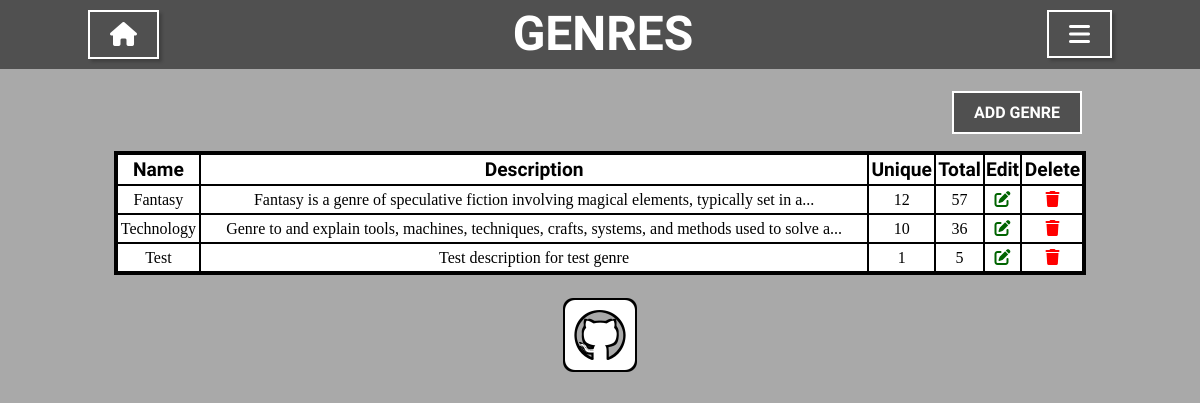
Page /genres/ on the earlier database version.
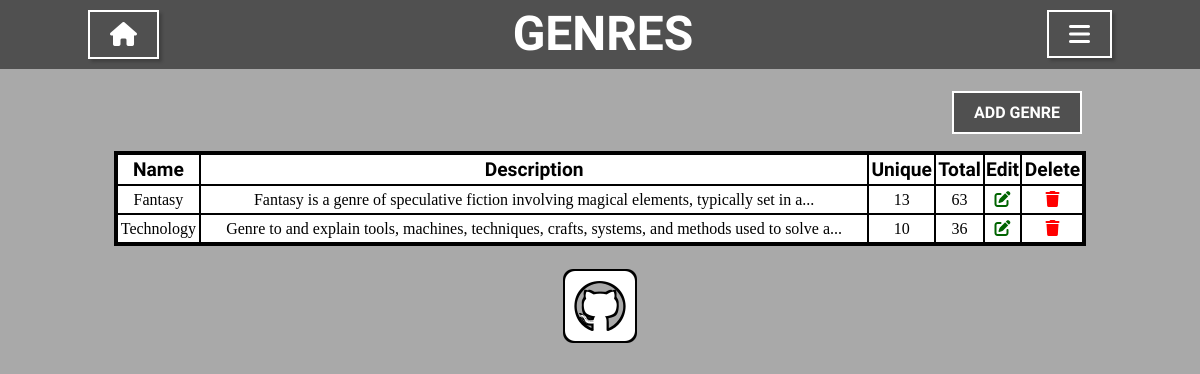
Same page on the later database version.
### library_app/models/genre.py (models this page shows, shortened)
class Genre(db.Model):
    id = db.Column(db.Integer, primary_key=True)
    name = db.Column(db.String(20), unique=True, nullable=False)
    description = db.Column(db.String(255), nullable=False)
    books = db.relationship('Book', cascade="all,delete",
                            backref='genre', lazy=True)
    def to_dict(self):
        return {
            'name': self.name,
            'description': self.description,
            'unique_books': len(self.books),
            'total_copies': sum([book.copies for book in self.books])
        }

### library_app/views/genres.py (the view)
@genres.route('/')
def genres_page():
    title = 'Genres'
    genres_list = genre_service.get_all_genres()
    if genres_list == 'Error':
        genres_list = None
    return render_template('genres.html', genres_list=genres_list, title=title)

### library_app/service/genre_service.py (called while the page is built)
def get_all_genres():
    genres = Genre.query.all()
    if genres:
        return [genre.to_dict() for genre in genres]
    return 'Error'

### library_app/templates/genres.html
{% extends 'base.html' %}
{% block content %}
        <div class="controls">
            <div class="form_buttons">
                <a href="{{ url_for('genres.add_genre') }}" class="button">Add Genre</a>
            </div>
        </div>
        {% if genres_list %}
            <table>
                <tr>
                    <th>Name</th>
                    <th>Description</th>
                    <th>Unique</th>
                    <th>Total</th>
                    <th>Edit</th>
                    <th>Delete</th>
                </tr>
                {% for genre in genres_list %}
                <tr>
                    <td>{{ genre.name | title }}</td>
                    <td>{{ genre.description | truncate(length=100, end='...')}}</td>
                    <td>{{ genre.unique_books }}</td>
                    <td>{{ genre.total_copies }}</td>
                    <td><a href="{{ url_for('genres.update_genre', genre_name=genre.name) }}"><i style="color: darkgreen" class="fas fa-edit"></i></a></td>
                    <td><a href="{{ url_for('genres.delete_genre', genre_name=genre.name) }}"><i style="color: red" class="fas fa-trash"></i></a></td>
                </tr>
                {% endfor %}
            </table>
        {% endif %}
{% endblock %}

### library_app/templates/base.html (shortened to what this page needs)
<!doctype html>
<html lang="en">
<head>
    <link rel="stylesheet" type="text/css" href="{{ url_for('static', filename='css/css-reset.css') }}">
    <link rel="stylesheet" type="text/css" href="{{ url_for('static', filename='css/styles.css') }}">
</head>
<body>
    <div class="container">
        <header>
            <div class="nav_bar">
                <a href="{{ url_for('index.index_page') }}" class="nav_bar_button"><i class="fas fa-home"></i></a>
                {% if title %}
                    <h1>{{ title }}</h1>
                {% else %}
                    <h1>Library App</h1>
                {% endif %}
                <div class="dropdown_menu">
                    <i class="fas fa-bars nav_bar_button"></i>
                </div>
            </div>
        </header>
        <main>
            {% block content %}
            {% endblock %}
        </main>
        <footer>
            <a href="https://github.com/lordwerneo/epam-library"><i class="fab fa-github-square icon"></i></a>
        </footer>
    </div>
</body>

### library_app/static/css/styles.css (style rules this page uses)
body { background-color: darkgrey; background-repeat: no-repeat; background-position: center top; }
a { color: white; text-decoration: none; font-family: 'Source Sans Pro', sans-serif; font-weight: 700; }
header div a i { color: white; }
h1 { color: white; font-family: 'Source Sans Pro', sans-serif; font-weight: 700; font-size: 3rem; }
header { width: 100%; background-color: #505050; position: fixed; }
.nav_bar { max-width: 1024px; display: flex; margin: 10px auto; justify-content: space-between; }
.nav_bar h1 { text-transform: uppercase; }
.nav_bar_button { color: white; font-size: 1.5rem; border: solid 2px white; text-transform: uppercase; padding: 10px 20px; box-shadow: 3px 3px 3px rgba(0, 0, 0, 0.2); }
.dropdown_menu { position: relative; display: inline-block; }
main { max-width: 1024px; padding-top: 90px; margin: 0 auto; text-align: center; }
a i { color: black; }
.controls { display: flex; justify-content: flex-end; padding-bottom: 30px; }
.form_buttons { padding-top: 15px; padding-right: 30px; }
.button { background-color: #505050; padding: 10px 20px; border: 2px solid white; text-transform: uppercase; }
table { background-color: white; border-collapse: collapse; border: 4px solid black; table-layout: auto; width: 95%; margin: 0 auto; }
th { font-family: 'Source Sans Pro', sans-serif; font-weight: 700; font-size: 1.2rem; }
td { font-family: "Times New Roman", Times, serif; font-size: 1rem; }
td a { color: black; font-family: "Times New Roman", Times, serif; font-weight: 300; font-size: 1rem; }
th,td { border: 2px solid black; padding: 5px 0; }
footer { max-width: 1024px; margin: 0 auto; text-align: center; }
.icon { margin-top: 20px; font-size: 5rem; color: white; text-shadow: -2px -2px 0 #000, 2px -2px 0 #000, -2px 2px 0 #000, 2px 2px 0 #000; }

Differences in the rows shown:
removed Genre: name "Test", description "Test description for test genre", unique_books "1", total_copies "5"
computed for Genre "Fantasy": unique_books "12" → "13"; total_copies "57" → "63"
